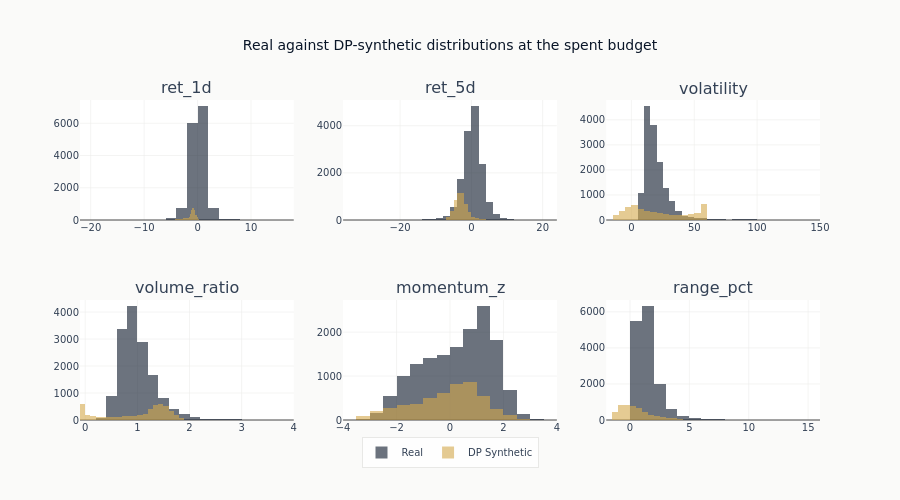

Notebook source saved alongside this figure:
### Markdown cell above
**Interpretation**: The loss curves reveal the tension between adversarial training and
privacy noise. Unlike standard GANs where losses stabilize, DP-GAN losses remain noisier
because Opacus injects calibrated Gaussian noise into every gradient step. The epsilon
trajectory in the right panel shows privacy budget consumption -- it increases monotonically
because each training step spends a fraction of the total budget. Faster epsilon growth
means more information is being extracted from the real data per step.

### Code cell
# Distribution comparison
n_features_to_plot = min(6, len(feature_names))
fig = make_subplots(
    rows=2, cols=3, subplot_titles=[feature_names[i] for i in range(n_features_to_plot)]
)

positions = [(1, 1), (1, 2), (1, 3), (2, 1), (2, 2), (2, 3)]
for i, (row, col) in enumerate(positions[:n_features_to_plot]):
    fig.add_trace(
        go.Histogram(
            x=real_data[:, i],
            name="Real",
            opacity=0.6,
            marker_color=COLORS["blue"],
            nbinsx=30,
            legendgroup="real",
            showlegend=(i == 0),
        ),
        row=row,
        col=col,
    )
    fig.add_trace(
        go.Histogram(
            x=synthetic_data[:, i],
            name="DP Synthetic",
            opacity=0.6,
            marker_color=COLORS["amber"],
            nbinsx=30,
            legendgroup="synthetic",
            showlegend=(i == 0),
        ),
        row=row,
        col=col,
    )

fig.update_layout(
    title="Real against DP-synthetic distributions at the spent budget",
    height=500,
    showlegend=True,
    legend=dict(orientation="h", yanchor="bottom", y=-0.15, xanchor="center", x=0.5),
    barmode="overlay",
    template="ml4t",
)
show_plotly_with_alt(
    fig,
    "Six overlaid histogram panels, one per feature. In each, the real distribution is "
    "a tall concentrated peak and the DP-synthetic distribution is much lower and "
    "flatter; on several features it also spreads over a wider range than the real "
    "one. On volatility the synthetic mass sits away from the real peak, and on "
    "momentum the two follow each other most closely.",
)

### Figure 1 — Plotly figure (JSON) as saved in the notebook; plotly's stock layout.template omitted (floating-point values rounded to 4 significant figures; data arrays with more than 128 entries replaced by an {"elided": "..."} marker saying what was removed)
{"data": [{"legendgroup": "real", "marker": {"color": "#0a1628"}, "name": "Real", "nbinsx": 30, "opacity": 0.6, "showlegend": true, "type": "histogram", "x": {"elided": "14880 float values"}, "xaxis": "x", "yaxis": "y"}, {"legendgroup": "synthetic", "marker": {"color": "#D4A84B"}, "name": "DP Synthetic", "nbinsx": 30, "opacity": 0.6, "showlegend": true, "type": "histogram", "x": {"elided": "5000 float values"}, "xaxis": "x", "yaxis": "y"}, {"legendgroup": "real", "marker": {"color": "#0a1628"}, "name": "Real", "nbinsx": 30, "opacity": 0.6, "showlegend": false, "type": "histogram", "x": {"elided": "14880 float values"}, "xaxis": "x2", "yaxis": "y2"}, {"legendgroup": "synthetic", "marker": {"color": "#D4A84B"}, "name": "DP Synthetic", "nbinsx": 30, "opacity": 0.6, "showlegend": false, "type": "histogram", "x": {"elided": "5000 float values"}, "xaxis": "x2", "yaxis": "y2"}, {"legendgroup": "real", "marker": {"color": "#0a1628"}, "name": "Real", "nbinsx": 30, "opacity": 0.6, "showlegend": false, "type": "histogram", "x": {"elided": "14880 float values"}, "xaxis": "x3", "yaxis": "y3"}, {"legendgroup": "synthetic", "marker": {"color": "#D4A84B"}, "name": "DP Synthetic", "nbinsx": 30, "opacity": 0.6, "showlegend": false, "type": "histogram", "x": {"elided": "5000 float values"}, "xaxis": "x3", "yaxis": "y3"}, {"legendgroup": "real", "marker": {"color": "#0a1628"}, "name": "Real", "nbinsx": 30, "opacity": 0.6, "showlegend": false, "type": "histogram", "x": {"elided": "14880 float values"}, "xaxis": "x4", "yaxis": "y4"}, {"legendgroup": "synthetic", "marker": {"color": "#D4A84B"}, "name": "DP Synthetic", "nbinsx": 30, "opacity": 0.6, "showlegend": false, "type": "histogram", "x": {"elided": "5000 float values"}, "xaxis": "x4", "yaxis": "y4"}, {"legendgroup": "real", "marker": {"color": "#0a1628"}, "name": "Real", "nbinsx": 30, "opacity": 0.6, "showlegend": false, "type": "histogram", "x": {"elided": "14880 float values"}, "xaxis": "x5", "yaxis": "y5"}, {"legendgroup": "synthetic", "marker": {"color": "#D4A84B"}, "name": "DP Synthetic", "nbinsx": 30, "opacity": 0.6, "showlegend": false, "type": "histogram", "x": {"elided": "5000 float values"}, "xaxis": "x5", "yaxis": "y5"}, {"legendgroup": "real", "marker": {"color": "#0a1628"}, "name": "Real", "nbinsx": 30, "opacity": 0.6, "showlegend": false, "type": "histogram", "x": {"elided": "14880 float values"}, "xaxis": "x6", "yaxis": "y6"}, {"legendgroup": "synthetic", "marker": {"color": "#D4A84B"}, "name": "DP Synthetic", "nbinsx": 30, "opacity": 0.6, "showlegend": false, "type": "histogram", "x": {"elided": "5000 float values"}, "xaxis": "x6", "yaxis": "y6"}], "layout": {"annotations": [{"font": {"size": 16}, "showarrow": false, "text": "ret_1d", "x": 0.1444, "xanchor": "center", "xref": "paper", "y": 1.0, "yanchor": "bottom", "yref": "paper"}, {"font": {"size": 16}, "showarrow": false, "text": "ret_5d", "x": 0.5, "xanchor": "center", "xref": "paper", "y": 1.0, "yanchor": "bottom", "yref": "paper"}, {"font": {"size": 16}, "showarrow": false, "text": "volatility", "x": 0.8556, "xanchor": "center", "xref": "paper", "y": 1.0, "yanchor": "bottom", "yref": "paper"}, {"font": {"size": 16}, "showarrow": false, "text": "volume_ratio", "x": 0.1444, "xanchor": "center", "xref": "paper", "y": 0.375, "yanchor": "bottom", "yref": "paper"}, {"font": {"size": 16}, "showarrow": false, "text": "momentum_z", "x": 0.5, "xanchor": "center", "xref": "paper", "y": 0.375, "yanchor": "bottom", "yref": "paper"}, {"font": {"size": 16}, "showarrow": false, "text": "range_pct", "x": 0.8556, "xanchor": "center", "xref": "paper", "y": 0.375, "yanchor": "bottom", "yref": "paper"}], "barmode": "overlay", "height": 500, "legend": {"orientation": "h", "x": 0.5, "xanchor": "center", "y": -0.15, "yanchor": "bottom"}, "showlegend": true, "title": {"text": "Real against DP-synthetic distributions at the spent budget"}, "xaxis": {"anchor": "y", "domain": [0.0, 0.2889]}, "xaxis2": {"anchor": "y2", "domain": [0.3556, 0.6444]}, "xaxis3": {"anchor": "y3", "domain": [0.7111, 1.0]}, "xaxis4": {"anchor": "y4", "domain": [0.0, 0.2889]}, "xaxis5": {"anchor": "y5", "domain": [0.3556, 0.6444]}, "xaxis6": {"anchor": "y6", "domain": [0.7111, 1.0]}, "yaxis": {"anchor": "x", "domain": [0.625, 1.0]}, "yaxis2": {"anchor": "x2", "domain": [0.625, 1.0]}, "yaxis3": {"anchor": "x3", "domain": [0.625, 1.0]}, "yaxis4": {"anchor": "x4", "domain": [0.0, 0.375]}, "yaxis5": {"anchor": "x5", "domain": [0.0, 0.375]}, "yaxis6": {"anchor": "x6", "domain": [0.0, 0.375]}}}
